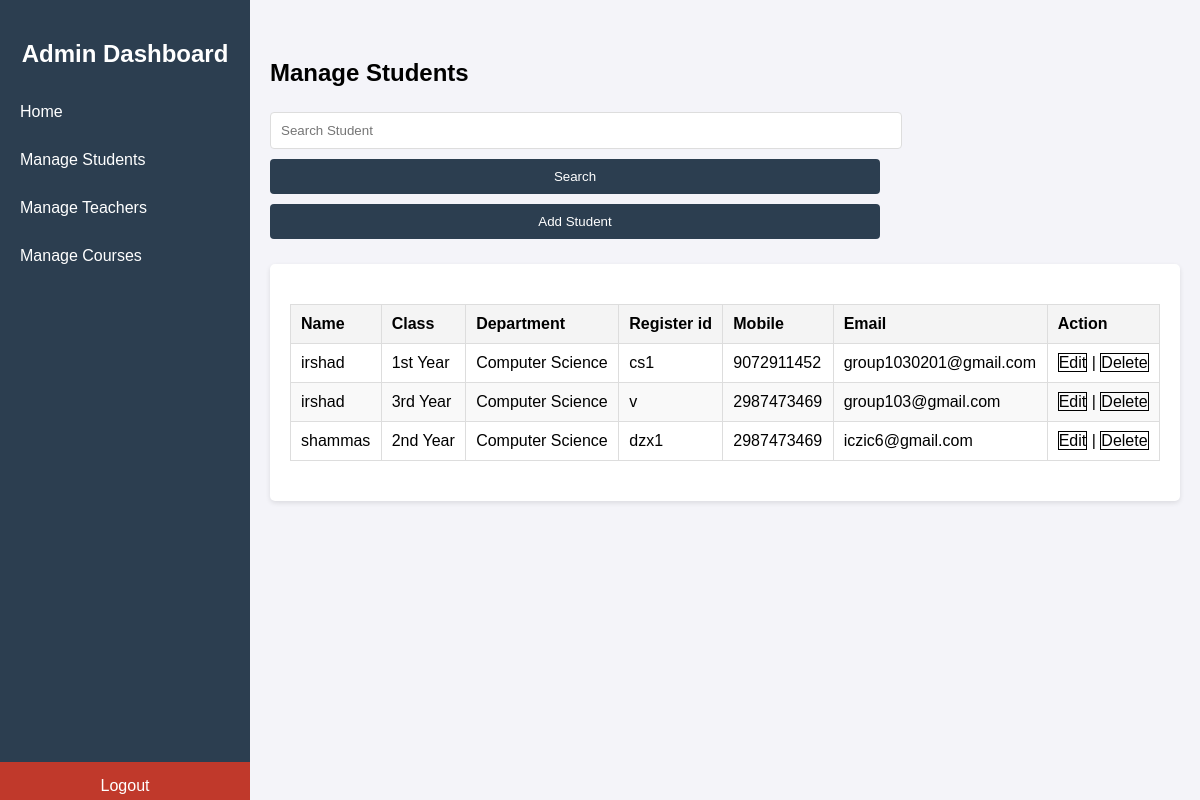
The page /manage-student/ on the database its author committed.
### GradeWireapp/models.py (models this page shows, shortened)
class Student(models.Model):
    name = models.CharField(max_length=30)
    Class = models.CharField(max_length=20)
    department = models.CharField(max_length=30)
    register_id = models.CharField(max_length=30,unique=True)
    mobile = models.CharField(max_length=10)  # Changed from IntegerField to CharField
    email = models.EmailField(unique=True)
    parent = models.CharField(max_length=30)
    parent_no = models.CharField(max_length=10)  # Changed from IntegerField to CharField
    password = models.CharField(max_length=15)

### GradeWireapp/views.py (the view)
# urls.py: path('manage-student/', views.manage_student_view,name='ManageStudent'),
def manage_student_view(request):
    students = models.Student.objects.all()
    return render(request, 'admin_mg_student.html',{'student':students})

### templates/admin_mg_student.html (shortened to what this page needs)
{% load static %}
<!DOCTYPE html>
<html lang="en">
<head>
    <link rel="stylesheet" type="text/css" href="{% static 'assets/css/admin-style.css'%}">
</head>
<body>
    <div class="menu-toggle" onclick="toggleSidebar()">☰ Menu</div>
    <div class="sidebar">
        <h2>Admin Dashboard</h2>
        <a href="{% url 'adminHome' %}" onclick="showSection('home')">Home</a>
        <a href="{% url 'ManageStudent' %}"  >Manage Students</a>
        <a href="{% url 'ManageTeacher' %}" >Manage Teachers</a>
        <a href="{% url 'ManageCourse' %}" >Manage Courses</a>
        <a href="#" class="logout">Logout</a>
    </div>
    <div class="content">
        <div id="manage-students" class="section active">
            <h2>Manage Students</h2>
            <div class="form-container">
                <input type="text" id="searchStudent" placeholder="Search Student">
                <button onclick="searchStudent()">Search</button>
                <button class="small-btn" onclick="toggleAddStudentForm()">Add Student</button>
            </div>
            <div class="table-container">
                <table>
                    <thead>
                        <tr>
                            <th>Name</th>
                            <th>Class</th>
                            <th>Department</th>
                            <th>Register id</th>
                            <th>Mobile</th>
                            <th>Email</th>
                            <th>Action</th>
                        </tr>
                    </thead>
                    <tbody id="studentTableBody">
                        {% for s in student %}
                        <tr>
                            <td>{{s.name}}</td>
                            <td>{{s.Class}}</td>
                            <td>{{s.department}}</td>
                            <td>{{s.register_id}}</td>
                            <td>{{s.mobile}}</td>
                            <td>{{s.email}}</td>
                            <td>
                                <a href="{% url 'edit_student' s.id %}"  style="border: 1px solid; text-decoration: none; color: black;">Edit</a> |
                                <a href="{% url 'delete_student' s.id %}" onclick="return confirm('Are you sure you want to delete this student?');" style="border: 1px solid; text-decoration: none; color: black;">Delete</a>
                            </td>
                        </tr>
                        {% endfor %}
                    </tbody>
                </table>
            </div>
        </div>
</div>
</body>
</html>

### static/assets/css/admin-style.css (style rules this page uses)
body { margin: 0; font-family: Arial, sans-serif; background-color: #f4f4f9; }
.sidebar { position: fixed; top: 0; left: 0; width: 250px; height: 100%; background-color: #2c3e50; color: white; display: flex; flex-direction: column; padding-top: 20px; transition: transform 0.3s ease; }
.sidebar h2 { text-align: center; font-size: 24px; margin-bottom: 20px; color: #ffffff; }
.sidebar a { text-decoration: none; color: white; padding: 15px 20px; display: block; transition: background 0.3s; cursor: pointer; }
.sidebar .logout { margin-top: auto; background-color: #c0392b; text-align: center; margin-bottom:10px; }
.content { margin-left: 250px; padding: 20px; transition: margin-left 0.3s ease; }
.section { display: none; }
.section.active { display: block; }
.table-container { background: #fff; padding: 20px; border-radius: 5px; box-shadow: 0 2px 5px rgba(0, 0, 0, 0.1); overflow-x: auto; }
table { width: 100%; border-collapse: collapse; margin: 20px 0; font-size: 16px; }
table th, table td { text-align: left; padding: 10px; border: 1px solid #ddd; }
table th { background-color: #f4f4f4; font-weight: bold; }
table tbody tr:nth-child(even) { background-color: #f9f9f9; }
.form-container { margin-bottom: 20px; }
.form-container input, .form-container button { margin: 5px 0; padding: 10px; width: calc(100% - 300px); border: 1px solid #ddd; border-radius: 4px; }
.form-container button { background-color: #2c3e50; color: white; border: none; cursor: pointer; }

### rows shown on the page
Student: name "irshad", Class "1st Year", department "Computer Science", register_id "cs1", mobile "9072911452", email "group1030201@gmail.com"
Student: name "irshad", Class "3rd Year", department "Computer Science", register_id "v", mobile "2987473469", email "group103@gmail.com"
Student: name "shammas", Class "2nd Year", department "Computer Science", register_id "dzx1", mobile "2987473469", email "iczic6@gmail.com"
